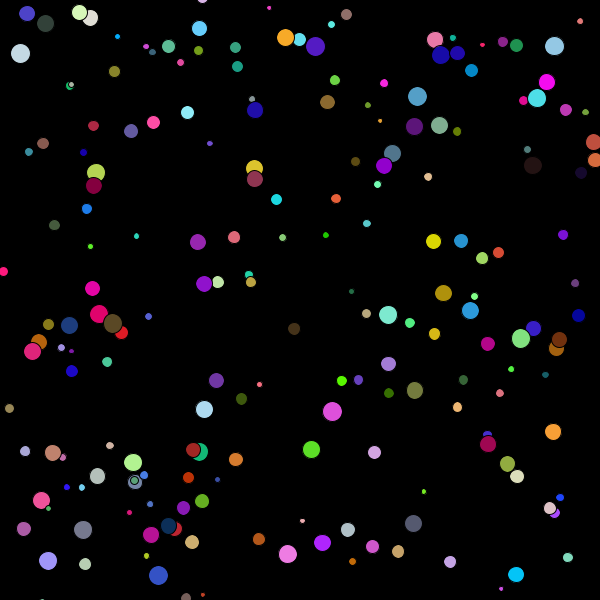
Frame 1 (no input)
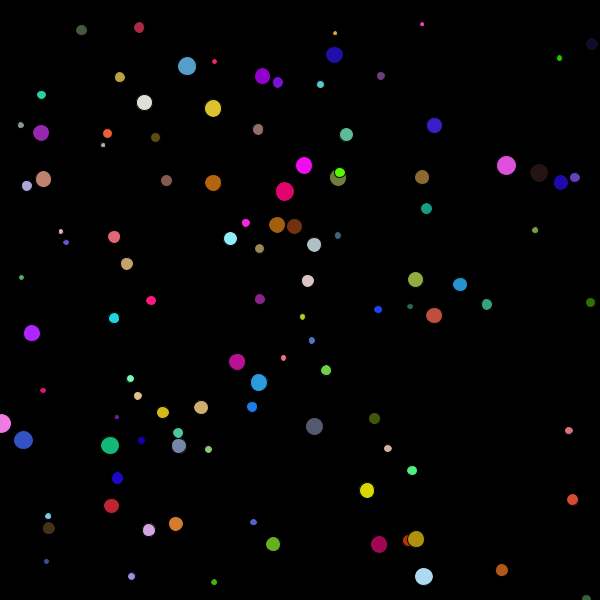
Frame 60 (the mouse pressed at the canvas centre just before this capture)
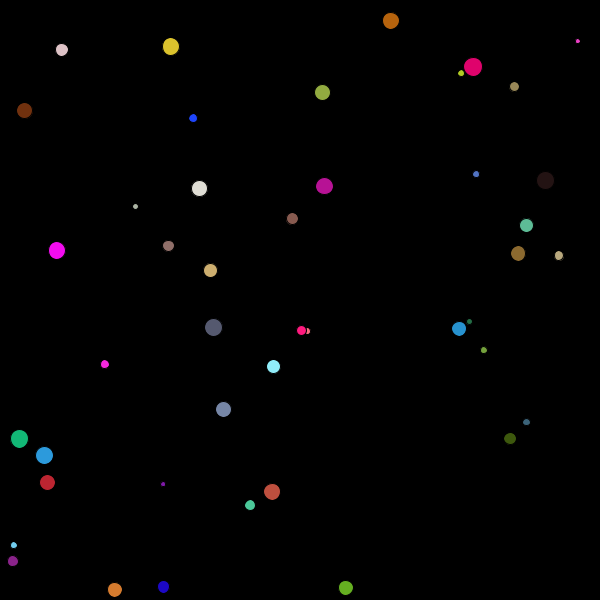
Frame 120 (the mouse held since frame 60 and released just before this capture)

The Processing sketch that drew these frames (run headless with seeded random() and noise(); from frame 60 on, the mouse is pressed at the canvas centre):

// Processing sketch: Experiencias_tutoriais
// ── Experiencias_tutoriais.pde
int ballCount = 200;

float[] x = new float[ballCount];
float[] y = new float[ballCount];
float[] xSpeed = new float[ballCount];
float[] ySpeed = new float[ballCount];
float[] size = new float[ballCount];
float[] r = new float[ballCount];
float[] g = new float[ballCount];
float[] b = new float[ballCount];

void setup() {
  size(600, 600);
  for(int i = 0; i < ballCount; i++){
    x[i] = random(width);
    y[i] = random(height);
    xSpeed[i] = random(-5, 5);
    ySpeed[i] = random(-5, 5);
    size[i] = random(5, 20);
    r[i] = random(256);
    g[i] = random(256);
    b[i] = random(256);
  }
}

void draw() {

  background(0,0,0);
  
  for(int i = 0; i < ballCount; i++){
    
    x[i] += xSpeed[i];
    if(x[i] < 0 || x[i] > width){
      xSpeed[i] *= 20;
    }
    
    y[i] += ySpeed[i];
    if(y[i] < 0 || y[i] > height){
      ySpeed[i] *= 20;
    }
    
    fill(r[i], g[i], b[i]);
    ellipse(x[i], y[i], size[i], size[i]);
   
  }
}
